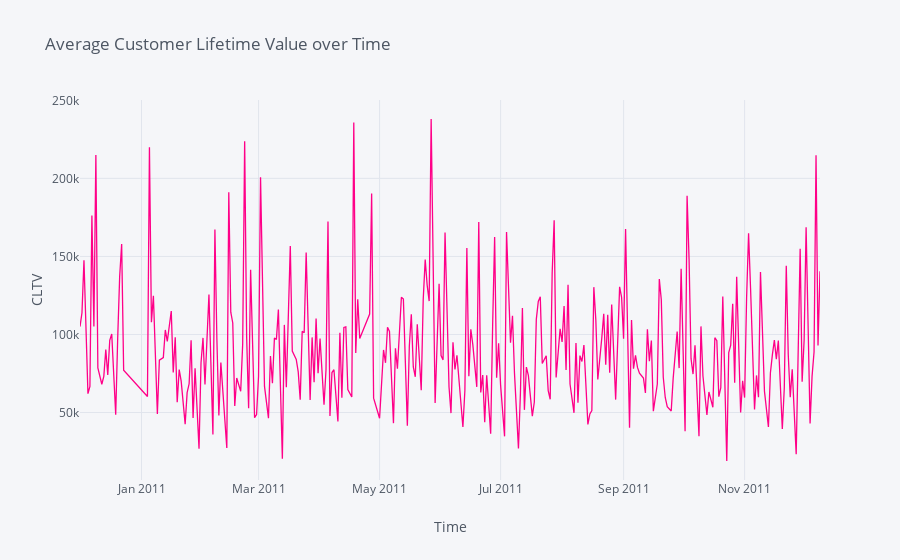

Notebook cell for this chart:
### Code cell
# create df: calculate avg cltv per customerID per date
# create 2 df's for cltv calculation per customer per date: Revenue_sum & Orders_sum 
df1 = data4.groupby(['CustomerID', 'Date'])['Revenue'].sum().reset_index()
cols1 = ['CustomerID', 'Date', 'Revenue_sum']
df1.columns = cols1

df2 = data4.groupby(['CustomerID', 'Date'])['InvoiceNo'].count().reset_index()
cols2 = ['CustomerID', 'Date', 'Orders_sum'] 
df2.columns = cols2
df2

# merge df1 & df2 on CustomerID & Date 
df3 = df1.merge(df2, on=['CustomerID', 'Date']) 

# make colum CLTV per customer ID (by calculation with avg gross profit margin of 40%) 
df3['cltv'] = round((((df3.Revenue_sum/df3.Orders_sum)*avg_purchase_freq) / churn_rate)*0.40,2)

# select columns CustomerID, Date & cltv from df3 
df4 = df3[['CustomerID', 'Date', 'cltv']] 

# create df avg CLTV over per date 
cltv_date_not_round = df4.groupby('Date')['cltv'].mean().reset_index()
cltv_date = cltv_date_not_round.round(2) 

# check for outliers: any z-score greater than 3 or less than -3 is considered to be an outlier
z_2 = np.abs(stats.zscore(cltv_date.cltv))
 
print('The outlier array:', np.where((z_2 > 3) | (z_2 < -3))) # array contains the list of row numbers
print('The cltv value of the first outlier is:', cltv_date.cltv[26])
print('The cltv value of the second:', cltv_date.cltv[53])
print('The cltv value of the third:', cltv_date.cltv[149])

# line plot + remove outliers 
cltv_date_result = cltv_date[(cltv_date.cltv != 358782.24) & (cltv_date.cltv != 288594.4) 
                             & (cltv_date.cltv != 793786.76)] 

cltv_date_result.iplot(kind='line', x='Date', xTitle='Time', yTitle='CLTV', 
           title='Average Customer Lifetime Value over Time', color='pink')

### Figure 1 — Plotly figure (JSON) as saved in the notebook; plotly's stock layout.template omitted (floating-point values rounded to 4 significant figures; data arrays with more than 128 entries replaced by an {"elided": "..."} marker saying what was removed)
{"data": [{"line": {"color": "rgba(255, 0, 136, 1.0)", "dash": "solid", "shape": "linear", "width": 1.3}, "mode": "lines", "name": "cltv", "text": "", "type": "scatter", "x": {"elided": "302 str values"}, "y": {"elided": "302 float values"}}], "layout": {"legend": {"bgcolor": "#F5F6F9", "font": {"color": "#4D5663"}}, "paper_bgcolor": "#F5F6F9", "plot_bgcolor": "#F5F6F9", "title": {"font": {"color": "#4D5663"}, "text": "Average Customer Lifetime Value over Time"}, "xaxis": {"gridcolor": "#E1E5ED", "showgrid": true, "tickfont": {"color": "#4D5663"}, "title": {"font": {"color": "#4D5663"}, "text": "Time"}, "zerolinecolor": "#E1E5ED"}, "yaxis": {"gridcolor": "#E1E5ED", "showgrid": true, "tickfont": {"color": "#4D5663"}, "title": {"font": {"color": "#4D5663"}, "text": "CLTV"}, "zerolinecolor": "#E1E5ED"}}}
